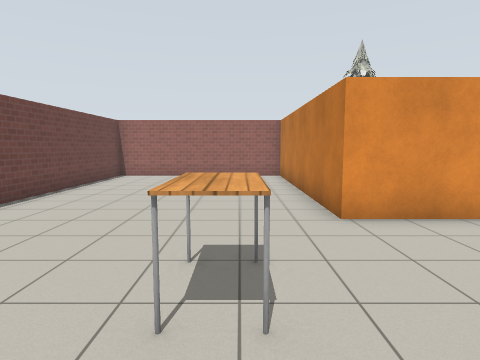
view 1 (above)

16 first-person views from a walk through a Gazebo world. The camera is 1.3 m above the floor, tilts 6° down and sees 75° across. Floor lines are 1 m apart. The floor is counted in squares, 1 m on a side. Each view is taken from the middle of a square. On the plan, view 1 faces up. The plan holds only what a view shows up to about 14 squares ahead; the rest is blank. Gazebo's built-in surfaces are drawn with simple patterns.

view 2
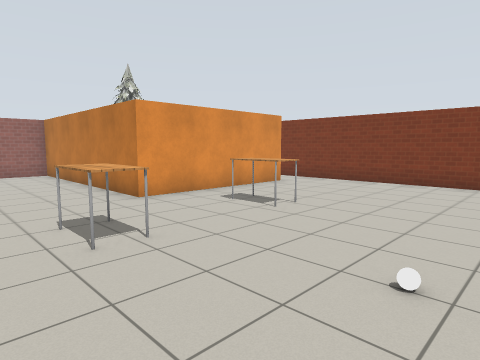

view 3
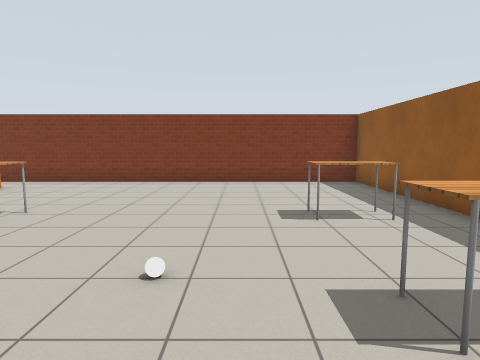

view 4
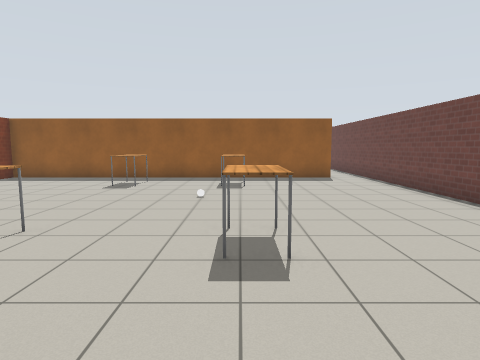

view 5
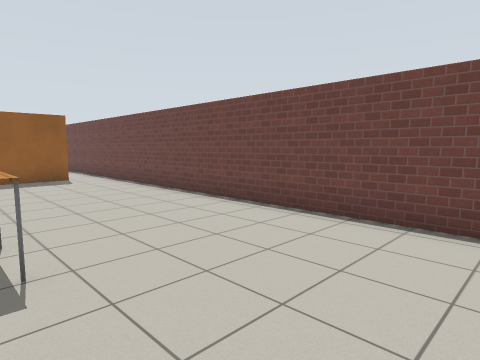

view 6
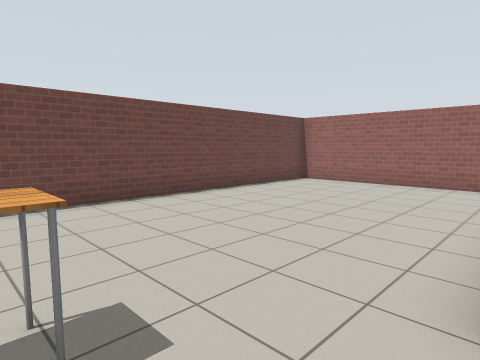

view 7
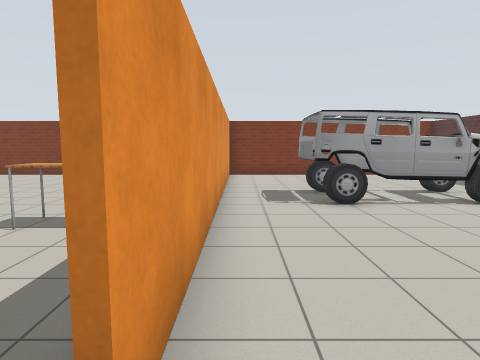

view 8
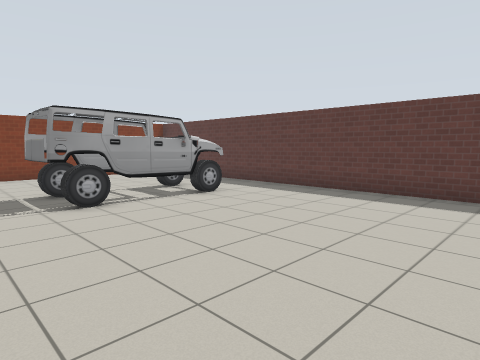

view 9
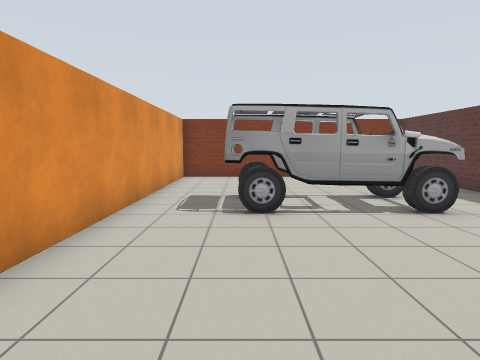

view 10
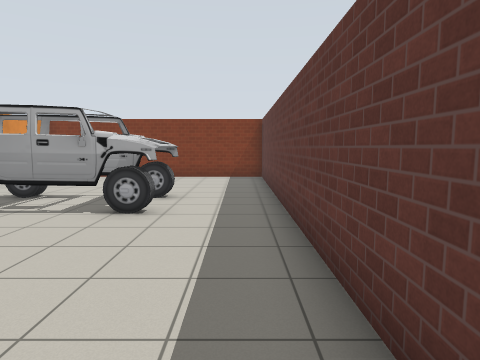

view 11
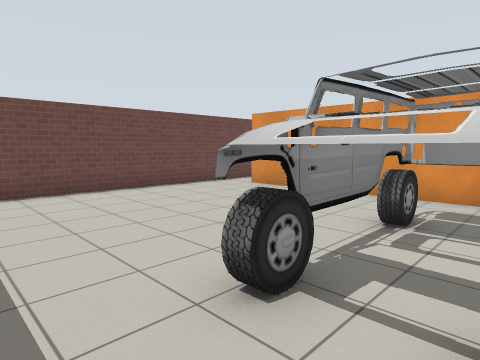

view 12
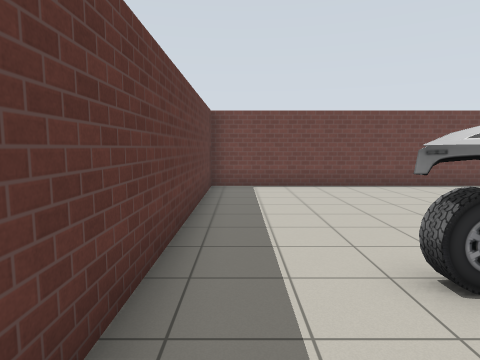

view 13
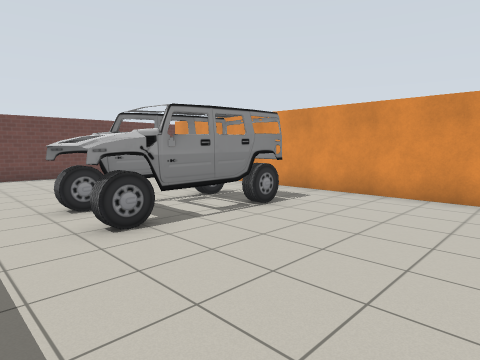

view 14
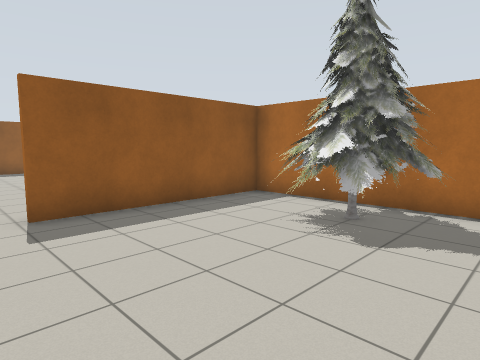

view 15
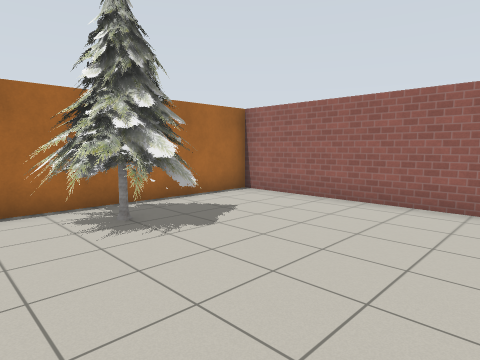

view 16
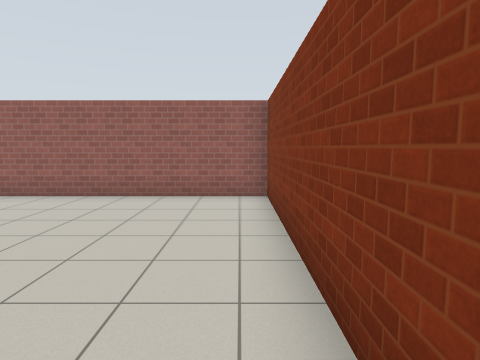

### Floor plan
Key: @ floor where view 1 was taken; # wall or solid block; . floor; T pine tree; A table; B white ball; C car.
Columns run from 6 left of view 1 to 10 right of it. Each row starts with its distance up from view 1.
 14 #################
 13 #.......#.......#
 12 #.......#.......#
 11 #.......#TT.....#
 10 #.......#TTT....#
  9 #.......#TTT....#
  8 #.......#TT.....#
  7 #.......#.......#
  6 #.......######..#
  5 #...............#
  4 #...............#
  3 #.....A...A.....#
  2 #.....A...A.....#
  1 #...............#
  0 #.....@.........#
 -1 #......B........#
 -2 #...............#
 -3 #...............#
 -4 #.....A...A.....#
 -5 #.....A...A.....#
 -6 #..##############
 -7 #...............#
 -8 #...............#
 -9 #.......CCC.....#
-10 #.......CCC.....#
-11 #.......CCC.....#
-12 #.......CCC.....#
-13 #.......CCC.....#
-14 #...............#
-15 #...............#
-16 #################

Where each view was taken, in squares from view 1:
view 1: 0 up, 0 right, facing up
view 2: 2 down, 2 left, facing up-right
view 3: 2 down, 2 left, facing right
view 4: 7 up, 0 right, facing down
view 5: 7 up, 0 right, facing down-left
view 6: 3 up, 2 right, facing up-left
view 7: 7 down, 5 left, facing right
view 8: 7 down, 5 left, facing down-right
view 9: 9 down, 4 left, facing right
view 10: 15 down, 4 left, facing right
view 11: 15 down, 4 right, facing up-left
view 12: 15 down, 5 right, facing left
view 13: 15 down, 9 right, facing up-left
view 14: 12 up, 9 right, facing down-left
view 15: 7 up, 9 right, facing up-left
view 16: 6 up, 9 right, facing up
